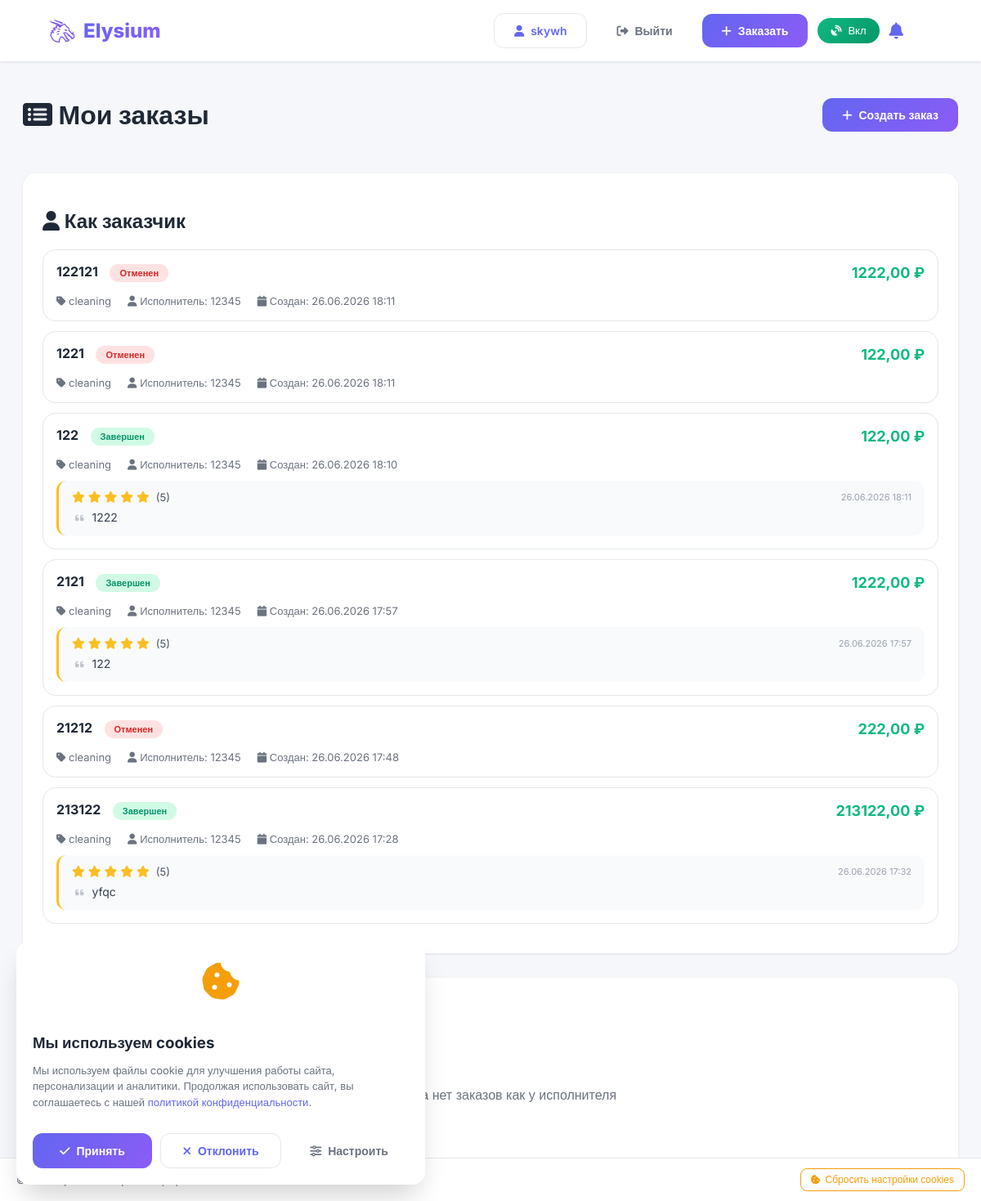
Screenshot of /my-orders/ (signed in) with the database file from the repository.
### main/models.py (models this page shows, shortened)
class Order(models.Model):
    STATUS_CHOICES = [
        ('pending', 'Ожидает исполнителя'),
        ('accepted', 'Принят исполнителем'),
        ('in_progress', 'В работе'),
        ('completed', 'Завершен'),
        ('cancelled', 'Отменен'),
        ('waiting_confirmation', 'Ожидает подтверждения'),
    ]
    client = models.ForeignKey(User, on_delete=models.CASCADE, related_name='orders_as_client')
    performer = models.ForeignKey(User, on_delete=models.SET_NULL, null=True, blank=True, related_name='orders_as_performer')
    cancel_requested = models.BooleanField(default=False)
    title = models.CharField(max_length=200)
    description = models.TextField()
    category = models.CharField(max_length=50)
    subcategory = models.CharField(max_length=200, blank=True, null=True)
    subcategory_details = models.TextField(blank=True, null=True)
    latitude = models.FloatField()
    longitude = models.FloatField()
    address = models.CharField(max_length=500)
    budget = models.DecimalField(max_digits=10, decimal_places=2)
    status = models.CharField(max_length=20, choices=STATUS_CHOICES, default='pending')
    created_at = models.DateTimeField(auto_now_add=True)
    updated_at = models.DateTimeField(auto_now=True)

class Review(models.Model):
    order = models.OneToOneField(Order, on_delete=models.CASCADE, related_name='review')
    client = models.ForeignKey(User, on_delete=models.CASCADE, related_name='reviews_given')
    performer = models.ForeignKey(User, on_delete=models.CASCADE, related_name='reviews_received')
    rating = models.IntegerField(choices=[(i, i) for i in range(1, 6)])
    comment = models.TextField(blank=True)
    created_at = models.DateTimeField(auto_now_add=True)

### main/views.py (the view)
# urls.py: path('my-orders/', views.my_orders_view, name='my_orders'),
@login_required
def my_orders_view(request):
    orders_as_client = Order.objects.filter(
        client=request.user
    ).select_related('performer', 'review').order_by('-created_at')
    orders_as_performer = Order.objects.filter(
        performer=request.user
    ).select_related('client', 'review').order_by('-created_at') if request.user.profile.role == 'performer' else []
    context = {
        'client_orders': orders_as_client,
        'performer_orders': orders_as_performer,
    }
    return render(request, 'my_orders.html', context)

### templates/my_orders.html (shortened to what this page needs)
{% extends 'base.html' %}
{% load static %}
{% block content %}
<div class="container" style="max-width: 1200px; margin: 100px auto 40px; padding: 0 20px;">
    <div style="display: flex; justify-content: space-between; align-items: center; margin-bottom: 30px;">
        <h1><i class="fas fa-list-alt"></i> Мои заказы</h1>
        <a href="{% url 'create_order' %}" class="btn btn-primary">
            <i class="fas fa-plus"></i> Создать заказ
        </a>
    </div>
    <div class="card">
        <h2><i class="fas fa-user"></i> Как заказчик</h2>
        {% if client_orders %}
            {% for order in client_orders %}
            <div class="order-item">
                <div class="order-header">
                    <div>
                        <strong>{{ order.title }}</strong>
                        <span class="order-status status-{{ order.status }}">
                            {% if order.status == 'pending' %}Ожидает исполнителя
                            {% elif order.status == 'accepted' %}Принят исполнителем
                            {% elif order.status == 'in_progress' %}В работе
                            {% elif order.status == 'waiting_confirmation' %}Ожидает вашего подтверждения
                            {% elif order.status == 'completed' %}Завершен
                            {% elif order.status == 'cancelled' %}Отменен
                            {% endif %}
                        </span>
                    </div>
                    <div class="order-budget">{{ order.budget }} ₽</div>
                </div>
                <div class="order-details">
                    <div><i class="fas fa-tag"></i> {{ order.category }}</div>
                    <div><i class="fas fa-user"></i> Исполнитель: {{ order.performer.username|default:"Не назначен" }}</div>
                    <div><i class="fas fa-calendar"></i> Создан: {{ order.created_at|date:"d.m.Y H:i" }}</div>
                </div>
                {% if order.review %}
                <div class="review-block">
                    <div class="review-header">
                        <span class="review-rating">
                            {% for i in "12345"|make_list %}
                                {% if forloop.counter <= order.review.rating %}
                                    <i class="fas fa-star" style="color: #fbbf24;"></i>
                                {% else %}
                                    <i class="far fa-star" style="color: #d1d5db;"></i>
                                {% endif %}
                            {% endfor %}
                            <span class="review-rating-text">({{ order.review.rating }})</span>
                        </span>
                        <span class="review-date">{{ order.review.created_at|date:"d.m.Y H:i" }}</span>
                    </div>
                    {% if order.review.comment %}
                    <div class="review-comment">
                        <i class="fas fa-quote-left" style="color: #9ca3af; font-size: 12px;"></i>
                        {{ order.review.comment }}
                    </div>
                    {% endif %}
                </div>
                {% endif %}
            </div>
            {% endfor %}
        {% else %}
            <p class="empty-state">У вас пока нет заказов. <a href="{% url 'create_order' %}">Создать заказ</a></p>
        {% endif %}
    </div>
    {% if user.profile.role == 'performer' %}
    <div class="card" style="margin-top: 30px;">
        <h2> Как исполнитель</h2>
        {% if performer_orders %}
            {% for order in performer_orders %}
            <div class="order-item">
                <div class="order-header">
                    <div>
                        <strong>{{ order.title }}</strong>
                        <span class="order-status status-{{ order.status }}">
                            {% if order.status == 'pending' %}Новый заказ
                            {% elif order.status == 'accepted' %}Вы приняли заказ
                            {% elif order.status == 'in_progress' %}В работе
                            {% elif order.status == 'waiting_confirmation' %}Ожидает подтверждения клиента
                            {% elif order.status == 'completed' %}Завершен
                            {% elif order.status == 'cancelled' %}Отменен
                            {% endif %}
                        </span>
                    </div>
                    <div class="order-budget">{{ order.budget }} ₽</div>
                </div>
                <div class="order-actions" style="margin-top: 15px;">
                    {% if order.status == 'pending' %}
                    <a href="{% url 'accept_order' order.id %}" class="btn btn-success" onclick="return confirm('Принять этот заказ?')">
                        <i class="fas fa-check"></i> Принять заказ
                    </a>
                    <a href="{% url 'cancel_order' order.id %}" class="btn btn-danger" onclick="return confirm('Отменить заказ?')">
                        <i class="fas fa-times"></i> Отменить заказ
                    </a>
                    {% elif order.status == 'accepted' %}
                    <a href="{% url 'complete_order' order.id %}" class="btn btn-primary" onclick="return confirm('Завершить работу над заказом?')">
                        <i class="fas fa-check-double"></i> Завершить работу
                    </a>
                    {% if order.cancel_requested %}
                    <a href="{% url 'approve_cancel' order.id %}" class="btn btn-warning" onclick="return confirm('Подтвердить отмену заказа?')">
                        <i class="fas fa-check"></i> Подтвердить отмену
                    </a>
                    {% endif %}
                    {% endif %}
                </div>
                <div class="order-details">
                    <div><i class="fas fa-tag"></i> {{ order.category }}</div>
                    <div><i class="fas fa-user"></i> Заказчик: {{ order.client.username }}</div>
                    <div><i class="fas fa-calendar"></i> Создан: {{ order.created_at|date:"d.m.Y H:i" }}</div>
                </div>
                {% if order.review %}
                <div class="review-block">
                    <div class="review-header">
                        <span class="review-rating">
                            {% for i in "12345"|make_list %}
                                {% if forloop.counter <= order.review.rating %}
                                    <i class="fas fa-star" style="color: #fbbf24;"></i>
                                {% else %}
                                    <i class="far fa-star" style="color: #d1d5db;"></i>
                                {% endif %}
                            {% endfor %}
                            <span class="review-rating-text">({{ order.review.rating }})</span>
                        </span>
                        <span class="review-date">{{ order.review.created_at|date:"d.m.Y H:i" }}</span>
                    </div>
                    {% if order.review.comment %}
                    <div class="review-comment">
                        <i class="fas fa-quote-left" style="color: #9ca3af; font-size: 12px;"></i>
                        {{ order.review.comment }}
                    </div>
                    {% endif %}
                </div>
                {% endif %}
            </div>
            {% endfor %}
        {% else %}
            <p class="empty-state">У вас пока нет заказов как у исполнителя</p>
        {% endif %}
    </div>
    {% endif %}
</div>
{% endblock %}

### templates/base.html (shortened to what this page needs)
<!DOCTYPE html>
<html lang="ru">
<head>
    {% load static %}
    <link rel="stylesheet" href="https://cdnjs.cloudflare.com/ajax/libs/font-awesome/6.4.0/css/all.min.css">
    <link rel="stylesheet" href="{% static 'main/css/base.css' %}">
    <link rel="stylesheet" href="{% static 'main/css/my_orders.css' %}">
    <link rel="stylesheet" href="{% static 'main/css/become_performer.css' %}">
    <link rel="stylesheet" href="{% static 'main/css/create_order.css' %}">
    <link rel="stylesheet" href="{% static 'main/css/edit_profile.css' %}">
    <link rel="stylesheet" href="{% static 'main/css/profile.css' %}">
</head>
<body>
    <header class="header">
        <div class="header-content">
            <a href="/" class="logo">
                <img src="{% static 'images/elysium.png' %}" alt="ElysiumFinder">
                <span>Elysium</span>
            </a>
            <div class="nav-buttons" id="navButtons">
                {% if user.is_authenticated %}
                    <a href="{% url 'profile' %}" class="btn btn-secondary">
                        <i class="fas fa-user"></i>
                        <span>{{ user.username }}</span>
                    </a>
                    <button class="btn btn-outline" onclick="logout()">
                        <i class="fas fa-sign-out-alt"></i>
                        <span>Выйти</span>
                    </button>
                    <a href="{% url 'create_order' %}" class="btn btn-primary">
                        <i class="fas fa-plus"></i>
                        <span>Заказать</span>
                    </a>
                    <button id="autoLocationBtn" class="btn-auto-location" onclick="toggleAutoLocation()" title="Автоматическое определение местоположения">
                    </button>
                {% endif %}
                <div class="notification-bell" onclick="toggleNotifications()">
                    <i class="fas fa-bell"></i>
                </div>
            </div>
        </div>
    </header>
    <div id="cookieConsent" class="cookie-consent" style="display: none;">
        <div class="cookie-content">
            <div class="cookie-icon">
                <i class="fas fa-cookie-bite"></i>
            </div>
            <div class="cookie-text">
                <h3>Мы используем cookies</h3>
                <p>Мы используем файлы cookie для улучшения работы сайта, персонализации и аналитики. Продолжая использовать сайт, вы соглашаетесь с нашей <a href="/privacy/" target="_blank">политикой конфиденциальности</a>.</p>
            </div>
            <div class="cookie-buttons">
                <button class="btn btn-primary" onclick="acceptCookies()">
                    <i class="fas fa-check"></i> Принять
                </button>
                <button class="btn btn-secondary" onclick="declineCookies()">
                    <i class="fas fa-times"></i> Отклонить
                </button>
                <button class="btn btn-outline" onclick="customizeCookies()">
                    <i class="fas fa-sliders-h"></i> Настроить
                </button>
            </div>
        </div>
    </div>
    <footer class="footer">
        <div class="footer-content">
            <div class="footer-left">
                <p>&copy; 2026 Elysium. Все права защищены.</p>
            </div>
            <div class="footer-right">
                <button class="btn-cookie-reset" onclick="resetCookiesConsent()">
                    <i class="fas fa-cookie-bite"></i>
                    <span>Сбросить настройки cookies</span>
                </button>
            </div>
        </div>
    </footer>
    {% block content %}{% endblock %}
</body>
</html>

### rows the page displays
Order: title "122121", status "Отменен", budget "1222,00", category "cleaning", performer.username "12345", created_at "26.06.2026 18:11"
Order: title "1221", status "Отменен", budget "122,00", category "cleaning", performer.username "12345", created_at "26.06.2026 18:11"
Order: title "122", status "Завершен", budget "122,00", category "cleaning", performer.username "12345", created_at "26.06.2026 18:10", review.rating "5", review.created_at "26.06.2026 18:11", review.comment "1222"
Order: title "2121", status "Завершен", budget "1222,00", category "cleaning", performer.username "12345", created_at "26.06.2026 17:57", review.rating "5", review.created_at "26.06.2026 17:57", review.comment "122"
Order: title "21212", status "Отменен", budget "222,00", category "cleaning", performer.username "12345", created_at "26.06.2026 17:48"
Order: title "213122", status "Завершен", budget "213122,00", category "cleaning", performer.username "12345", created_at "26.06.2026 17:28", review.rating "5", review.created_at "26.06.2026 17:32", review.comment "yfqc"

### other values shown
{{ user.username }} "skywh"
